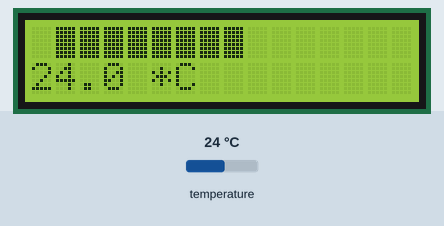
A sketch run on a simulated Arduino Uno, built for the host (arithmetic inside an expression is 32-bit, double 64-bit). Shown: 16×2 character LCD. The inputs (shaded band) are chosen by the test bench; at power-on: temperature 24 °C. WiFi joins after 1.5 s; servers stay silent unless stated; what the sketch prints to the serial monitor is not drawn.

Above: at 3.4 s.
3.5 s: temperature set to 12 °C
At 5.4 s:
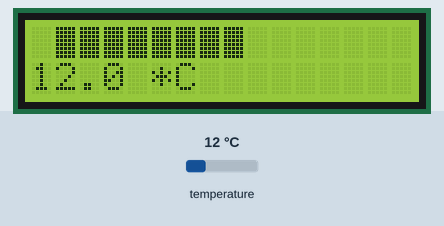
6.1 s: temperature set to 28 °C
At 7.0 s:
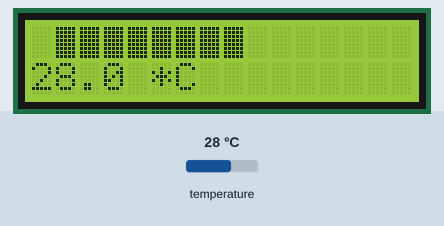
8.6 s: temperature set to 33 °C
At 10.3 s:
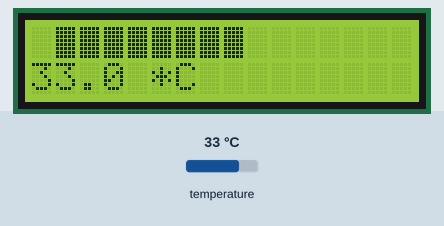
11.4 s: temperature set to 7 °C
At 13.1 s:
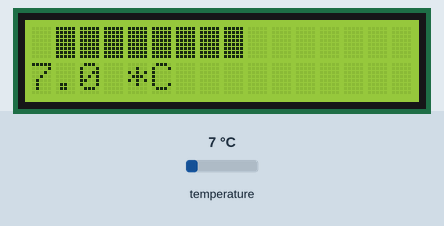
Timing chart, 0 to 14.6 s (numbered marks = the images above; inputs shaded):
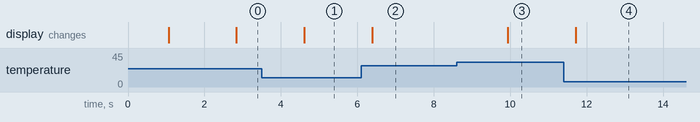

Measured:
- after the input at 3.5 s, the display: changes after 1.1 s (image 1)
- after the input at 6.1 s, the display: changes after 0.29 s (image 2)
- after the input at 8.6 s, the display: changes after 1.3 s (image 3)
- after the input at 11.4 s, the display: changes after 0.31 s (image 4)

The sketch:

lcd_temp_humid.ino
```cpp
//nacteni tepoty z DTH11 a zobrazeni na LCD shieldu
//nacteni akt. casu z 192.168.0.42:13 a jeho zobrazeni


//  puvodni priklad:
//    FILE: dht_test.ino
//  AUTHOR: Rob Tillaart
// VERSION: 0.1.07
// PURPOSE: DHT Temperature & Humidity Sensor library for Arduino
//     URL: http://arduino.cc/playground/Main/DHTLib
//
// Released to the public domain
//
#define PROG_VERSION "1.0.3"
#define PROG_NAME "LCD_TEMP_HUM"
#include <OneWire.h>

//dht DHT;

#define IS_MEGA
//#define IS_UNO
#ifdef IS_UNO
//UNO: 2-green-gnd, 1-white-data, 0-red-vcc (+5)
//dht 11 je zapojen na port 12 (data) a 13 (napajeni, proto je nastaven na high)
#define DHT11_PIN 3
#define DHT_GND_PIN 0
#define DHT_PLUS_PIN 0

#endif

#ifdef IS_MEGA
//MEGA: GND-green, 13-white-data, 12-red-vcc (+5)
//dht 11 je zapojen na port 12 (data) a 13 (napajeni, proto je nastaven na high)
#define DHT11_PIN 12
#define DHT_GND_PIN 0
#define DHT_PLUS_PIN 13

#endif

OneWire  ds(DHT11_PIN);

#include <LiquidCrystal.h>

// initialize the library with the numbers of the interface pins
//LiquidCrystal lcd(12, 11, 5, 4, 3, 2);
//LiquidCrystal lcd(8,9,4,5,6,7);
//LiquidCrystal lcd(8,9,2,3,4,5);
//minimalisticke zapojeni lcd data jsou jen na konektorech 4-9, t.j. spotrebujeme pouze 2 kabely po 4 zilach
LiquidCrystal lcd(8,9,4,5,6,7);

#include <SPI.h>
#include <Ethernet.h>
byte mac[] = { 0xDE, 0xAD, 0xBE, 0xEF, 0x1E, 0xF2 };
IPAddress ip(192,168,0,17);
EthernetClient client;
IPAddress server(192,168,0,42);
char time[] = "00:00:00\0";
char err[] = "ConnErr\0";

void setup()
{
  lcd.begin(16, 2);
  //vypiseme jmeno programu, abysme vedeli co je v arduinu nahrany ve chvili kdy ho zapneme ;-)
  lcd.print(PROG_NAME);
  lcd.setCursor(0, 1);
  lcd.print("v.:");
  lcd.print(PROG_VERSION);


  pinMode(DHT11_PIN, INPUT);
  //slouzi jako napajeni DHT11 - abych moh pouzit spolecnej konektor
  if(DHT_PLUS_PIN != 0){
    pinMode(DHT_PLUS_PIN, OUTPUT);
    digitalWrite(DHT_PLUS_PIN, HIGH);
  }
  if(DHT_GND_PIN != 0){
    pinMode(DHT_GND_PIN, OUTPUT);

    digitalWrite(DHT_GND_PIN, LOW);
  }
  Serial.begin(115200);
  Serial.println(PROG_NAME);
  //lcd.print("DhtLib.v.:");

 // lcd.print(DHT_LIB_VERSION);

  //vypiseme jmeno programu, abysme vedeli co je v arduinu nahrany ve chvili kdy ho zapneme ;-)
 // lcd.print(PROG_NAME);
 // lcd.setCursor(0, 1);
  //lcd.print("v.:");
  //lcd.print(PROG_VERSION);
  delay(1000);

  Serial.println("DHCP....");

 // if (Ethernet.begin(mac) == 0) {
  // Serial.println("Failed to configure Ethernet using DHCP");
    // no point in carrying on, so do nothing forevermore:
    // try to congifure using IP address instead of DHCP:
    Ethernet.begin(mac, ip);
  //}


  lcd.clear();
  lcd.setCursor(0,0);
  lcd.print("IP:");
  lcd.print(Ethernet.localIP());
  delay(500);

  Serial.println(Ethernet.localIP());
  Serial.print("Temp. sensor @");
  Serial.println(DHT11_PIN);
  Serial.println("Type,\tstatus,\tHumidity (%),\tTemperature (C)");
  //lcd.print("Type,\tstatus,\tHumidity (%),\tTemperature (C)");
}

float getTemp(void) {
  byte i;
  byte present = 0;
  byte type_s;
  byte data[12];
  byte addr[8];
  float celsius, fahrenheit;

  if ( !ds.search(addr)) {
    Serial.println("No more addresses.");
    Serial.println();
    ds.reset_search();
    delay(250);
    return -99.0;
  }

  Serial.print("ROM =");
  for( i = 0; i < 8; i++) {
    Serial.write(' ');
    Serial.print(addr[i], HEX);
  }

  if (OneWire::crc8(addr, 7) != addr[7]) {
      Serial.println("CRC is not valid!");
      return -99.0;
  }
  Serial.println();

  // the first ROM byte indicates which chip
  switch (addr[0]) {
    case 0x10:
      Serial.println("  Chip = DS18S20");  // or old DS1820
      type_s = 1;
      break;
    case 0x28:
      Serial.println("  Chip = DS18B20");
      type_s = 0;
      break;
    case 0x22:
      Serial.println("  Chip = DS1822");
      type_s = 0;
      break;
    default:
      Serial.println("Device is not a DS18x20 family device.");
      return -99.0;
  }

  ds.reset();
  ds.select(addr);
  ds.write(0x44, 1);        // start conversion, with parasite power on at the end

  delay(1000);     // maybe 750ms is enough, maybe not
  // we might do a ds.depower() here, but the reset will take care of it.

  present = ds.reset();
  ds.select(addr);
  ds.write(0xBE);         // Read Scratchpad

  Serial.print("  Data = ");
  Serial.print(present, HEX);
  Serial.print(" ");
  for ( i = 0; i < 9; i++) {           // we need 9 bytes
    data[i] = ds.read();
    Serial.print(data[i], HEX);
    Serial.print(" ");
  }
  Serial.print(" CRC=");
  Serial.print(OneWire::crc8(data, 8), HEX);
  Serial.println();

  // Convert the data to actual temperature
  // because the result is a 16 bit signed integer, it should
  // be stored to an "int16_t" type, which is always 16 bits
  // even when compiled on a 32 bit processor.
  int16_t raw = (data[1] << 8) | data[0];
  if (type_s) {
    raw = raw << 3; // 9 bit resolution default
    if (data[7] == 0x10) {
      // "count remain" gives full 12 bit resolution
      raw = (raw & 0xFFF0) + 12 - data[6];
    }
  } else {
    byte cfg = (data[4] & 0x60);
    // at lower res, the low bits are undefined, so let's zero them
    if (cfg == 0x00) raw = raw & ~7;  // 9 bit resolution, 93.75 ms
    else if (cfg == 0x20) raw = raw & ~3; // 10 bit res, 187.5 ms
    else if (cfg == 0x40) raw = raw & ~1; // 11 bit res, 375 ms
    //// default is 12 bit resolution, 750 ms conversion time
  }
  celsius = (float)raw / 16.0;
  fahrenheit = celsius * 1.8 + 32.0;
  Serial.print("  Temperature = ");
  Serial.print(celsius);
  Serial.print(" Celsius, ");
  return celsius;
}

void getTime(){


  if(client.connect( server, 13) && client.connected()){

    delay(40);

    Serial.print("IP: connected to ");
    Serial.println(server);

    Serial.print("IP: available: ");
    Serial.println(client.available());

    int i = 0;
    while( i < 8 ){
      time[i] = client.read();
      i++;
    }


  }else{
    Serial.println("IP: unable to connect");
    int i = 0;
    while( i < 8 ){
      time[i] = err[i];
      i++;
    }

  }

  client.stop();

}


float temp = -99.0;

void loop()
{
//   delay(1000);

  // READ DATA
  float tmp = getTemp();
  if(tmp != -99.0){
    temp = tmp;

  }


  int ok = 1;


 // DISPLAY DATA
 getTime();
 lcd.clear();
 lcd.setCursor(0, 0);


  lcd.print(" ");
  lcd.print(time);


  if(temp != -99.0){
    lcd.setCursor(0, 1);
    lcd.print(temp,1);
    lcd.print(" *C");
  }

}
//
// END OF FILE
//
```
